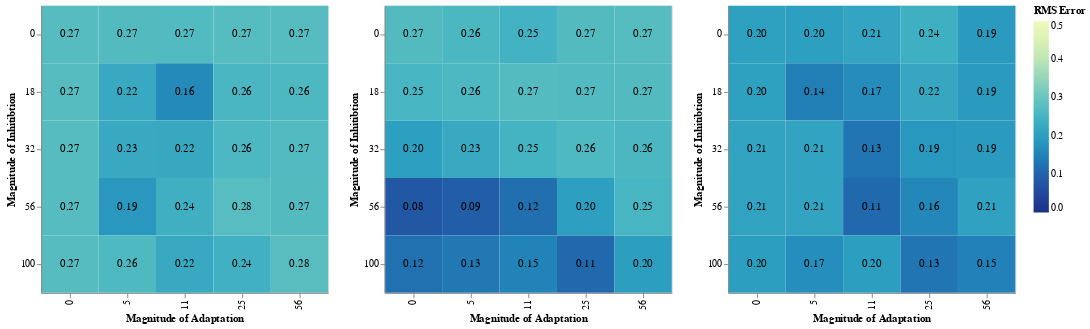

Notebook code cell kept with this figure:
### Code cell
df_stream_rms2 |>
  @vlplot(repeat={column=["Peripheral","Cortical","Object"]},
    config={range={heatmap={scheme="yellowgreenblue"}}}) +
  (@vlplot() +
   @vlplot(:rect, width=300, height=300,
           x={field=:c_a, typ="ordinal", 
              axis={title="Magnitude of Adaptation"}},
           y={field=:c_m, typ="ordinal",
              axis={title="Magnitude of Inhitibtion"}},
           color={field={repeat="column"}, aggregate="mean", typ="quantitative", sort = "descending",
                  legend={title="RMS Error"}, scale={domain=[0,0.5]}}) +
   @vlplot(:text, width=300, height=300,
           x={field=:c_a, typ="ordinal", 
              axis={title="Magnitude of Adaptation"}},
           y={field=:c_m, typ="ordinal", 
              axis={title="Magnitude of Inhitibtion"}},
           text={field={repeat="column"}, aggregate="mean", typ="quantitative", format=".2f"}))

### Figure 1 — Vega-Lite specification as saved in the notebook (floating-point values rounded to 4 significant figures)
{"config": {"range": {"heatmap": {"scheme": "yellowgreenblue"}}}, "data": {"values": [{"Cortical": 0.2697, "Object": 0.2046, "Peripheral": 0.2749, "c_a": 0, "c_m": 0}, {"Cortical": 0.2588, "Object": 0.2021, "Peripheral": 0.2694, "c_a": 5, "c_m": 0}, {"Cortical": 0.2456, "Object": 0.2136, "Peripheral": 0.2677, "c_a": 11, "c_m": 0}, {"Cortical": 0.2696, "Object": 0.2382, "Peripheral": 0.274, "c_a": 25, "c_m": 0}, {"Cortical": 0.2749, "Object": 0.1935, "Peripheral": 0.2749, "c_a": 56, "c_m": 0}, {"Cortical": 0.2538, "Object": 0.2037, "Peripheral": 0.2749, "c_a": 0, "c_m": 18}, {"Cortical": 0.2613, "Object": 0.1444, "Peripheral": 0.2246, "c_a": 5, "c_m": 18}, {"Cortical": 0.2714, "Object": 0.1674, "Peripheral": 0.1639, "c_a": 11, "c_m": 18}, {"Cortical": 0.2687, "Object": 0.2214, "Peripheral": 0.2573, "c_a": 25, "c_m": 18}, {"Cortical": 0.269, "Object": 0.1936, "Peripheral": 0.2629, "c_a": 56, "c_m": 18}, {"Cortical": 0.2013, "Object": 0.2113, "Peripheral": 0.2749, "c_a": 0, "c_m": 32}, {"Cortical": 0.2257, "Object": 0.2114, "Peripheral": 0.2255, "c_a": 5, "c_m": 32}, {"Cortical": 0.248, "Object": 0.1292, "Peripheral": 0.2238, "c_a": 11, "c_m": 32}, {"Cortical": 0.2645, "Object": 0.1886, "Peripheral": 0.2609, "c_a": 25, "c_m": 32}, {"Cortical": 0.2599, "Object": 0.1934, "Peripheral": 0.2681, "c_a": 56, "c_m": 32}, {"Cortical": 0.07853, "Object": 0.2102, "Peripheral": 0.2749, "c_a": 0, "c_m": 56}, {"Cortical": 0.09068, "Object": 0.2112, "Peripheral": 0.1878, "c_a": 5, "c_m": 56}, {"Cortical": 0.1195, "Object": 0.1102, "Peripheral": 0.2394, "c_a": 11, "c_m": 56}, {"Cortical": 0.2014, "Object": 0.1588, "Peripheral": 0.2759, "c_a": 25, "c_m": 56}, {"Cortical": 0.2528, "Object": 0.2076, "Peripheral": 0.2691, "c_a": 56, "c_m": 56}, {"Cortical": 0.1206, "Object": 0.2, "Peripheral": 0.2749, "c_a": 0, "c_m": 100}, {"Cortical": 0.1332, "Object": 0.1723, "Peripheral": 0.2646, "c_a": 5, "c_m": 100}, {"Cortical": 0.1527, "Object": 0.2006, "Peripheral": 0.2247, "c_a": 11, "c_m": 100}, {"Cortical": 0.1082, "Object": 0.1293, "Peripheral": 0.2417, "c_a": 25, "c_m": 100}, {"Cortical": 0.201, "Object": 0.1487, "Peripheral": 0.2776, "c_a": 56, "c_m": 100}]}, "repeat": {"column": ["Peripheral", "Cortical", "Object"]}, "spec": {"layer": [{"encoding": {"color": {"aggregate": "mean", "field": {"repeat": "column"}, "legend": {"title": "RMS Error"}, "scale": {"domain": [0, 0.5]}, "sort": "descending", "type": "quantitative"}, "x": {"axis": {"title": "Magnitude of Adaptation"}, "field": "c_a", "type": "ordinal"}, "y": {"axis": {"title": "Magnitude of Inhitibtion"}, "field": "c_m", "type": "ordinal"}}, "height": 300, "mark": "rect", "width": 300}, {"encoding": {"text": {"aggregate": "mean", "field": {"repeat": "column"}, "format": ".2f", "type": "quantitative"}, "x": {"axis": {"title": "Magnitude of Adaptation"}, "field": "c_a", "type": "ordinal"}, "y": {"axis": {"title": "Magnitude of Inhitibtion"}, "field": "c_m", "type": "ordinal"}}, "height": 300, "mark": "text", "width": 300}]}}
